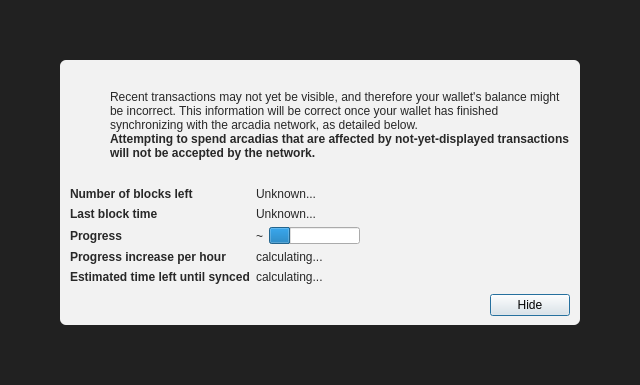
<?xml version="1.0" encoding="UTF-8"?>
<ui version="4.0">
 <class>ModalOverlay</class>
 <widget class="QWidget" name="ModalOverlay">
  <property name="geometry">
   <rect>
    <x>0</x>
    <y>0</y>
    <width>640</width>
    <height>385</height>
   </rect>
  </property>
  <property name="windowTitle">
   <string>Form</string>
  </property>
  <layout class="QVBoxLayout" name="verticalLayout" stretch="0">
   <property name="sizeConstraint">
    <enum>QLayout::SetDefaultConstraint</enum>
   </property>
   <property name="leftMargin">
    <number>0</number>
   </property>
   <property name="topMargin">
    <number>0</number>
   </property>
   <property name="rightMargin">
    <number>0</number>
   </property>
   <property name="bottomMargin">
    <number>0</number>
   </property>
   <item>
    <widget class="QWidget" name="bgWidget" native="true">
     <property name="styleSheet">
      <string notr="true">#bgWidget { background: rgba(0,0,0,220); }</string>
     </property>
     <layout class="QVBoxLayout" name="verticalLayoutMain" stretch="1">
      <property name="leftMargin">
       <number>60</number>
      </property>
      <property name="topMargin">
       <number>60</number>
      </property>
      <property name="rightMargin">
       <number>60</number>
      </property>
      <property name="bottomMargin">
       <number>60</number>
      </property>
      <item>
       <widget class="QWidget" name="contentWidget" native="true">
        <property name="styleSheet">
         <string notr="true">#contentWidget { background: rgba(255,255,255,240); border-radius: 6px; }

QLabel { color: rgb(40,40,40);  }</string>
        </property>
        <layout class="QVBoxLayout" name="verticalLayoutSub" stretch="1,0,0,0">
         <property name="spacing">
          <number>0</number>
         </property>
         <property name="leftMargin">
          <number>10</number>
         </property>
         <property name="topMargin">
          <number>10</number>
         </property>
         <property name="rightMargin">
          <number>10</number>
         </property>
         <property name="bottomMargin">
          <number>10</number>
         </property>
         <item>
          <layout class="QHBoxLayout" name="horizontalLayoutIconText" stretch="0,1">
           <property name="topMargin">
            <number>20</number>
           </property>
           <item>
            <layout class="QVBoxLayout" name="verticalLayoutIcon">
             <property name="leftMargin">
              <number>0</number>
             </property>
             <item>
              <widget class="QPushButton" name="warningIcon">
               <property name="enabled">
                <bool>false</bool>
               </property>
               <property name="text">
                <string/>
               </property>
               <property name="icon">
                <iconset>
                 <normaloff>:/icons/warning</normaloff>
                 <disabledoff>:/icons/warning</disabledoff>:/icons/warning</iconset>
               </property>
               <property name="iconSize">
                <size>
                 <width>48</width>
                 <height>48</height>
                </size>
               </property>
               <property name="flat">
                <bool>true</bool>
               </property>
              </widget>
             </item>
             <item>
              <spacer name="verticalSpacerWarningIcon">
               <property name="orientation">
                <enum>Qt::Vertical</enum>
               </property>
               <property name="sizeHint" stdset="0">
                <size>
                 <width>20</width>
                 <height>40</height>
                </size>
               </property>
              </spacer>
             </item>
            </layout>
           </item>
           <item>
            <layout class="QVBoxLayout" name="verticalLayoutInfoText">
             <property name="leftMargin">
              <number>0</number>
             </property>
             <property name="topMargin">
              <number>0</number>
             </property>
             <item>
              <widget class="QLabel" name="infoText">
               <property name="text">
                <string>Recent transactions may not yet be visible, and therefore your wallet's balance might be incorrect. This information will be correct once your wallet has finished synchronizing with the arcadia network, as detailed below.</string>
               </property>
               <property name="textFormat">
                <enum>Qt::RichText</enum>
               </property>
               <property name="wordWrap">
                <bool>true</bool>
               </property>
              </widget>
             </item>
             <item>
              <widget class="QLabel" name="infoTextStrong">
               <property name="font">
                <font>
                 <weight>75</weight>
                 <bold>true</bold>
                </font>
               </property>
               <property name="text">
                <string>Attempting to spend arcadias that are affected by not-yet-displayed transactions will not be accepted by the network.</string>
               </property>
               <property name="textFormat">
                <enum>Qt::RichText</enum>
               </property>
               <property name="wordWrap">
                <bool>true</bool>
               </property>
              </widget>
             </item>
             <item>
              <spacer name="verticalSpacerInTextSpace">
               <property name="orientation">
                <enum>Qt::Vertical</enum>
               </property>
               <property name="sizeHint" stdset="0">
                <size>
                 <width>20</width>
                 <height>40</height>
                </size>
               </property>
              </spacer>
             </item>
            </layout>
           </item>
          </layout>
         </item>
         <item>
          <spacer name="verticalSpacerAfterText">
           <property name="orientation">
            <enum>Qt::Vertical</enum>
           </property>
           <property name="sizeHint" stdset="0">
            <size>
             <width>20</width>
             <height>40</height>
            </size>
           </property>
          </spacer>
         </item>
         <item>
          <layout class="QFormLayout" name="formLayout">
           <property name="fieldGrowthPolicy">
            <enum>QFormLayout::FieldsStayAtSizeHint</enum>
           </property>
           <property name="horizontalSpacing">
            <number>6</number>
           </property>
           <property name="verticalSpacing">
            <number>6</number>
           </property>
           <property name="topMargin">
            <number>10</number>
           </property>
           <item row="0" column="0">
            <widget class="QLabel" name="labelNumberOfBlocksLeft">
             <property name="font">
              <font>
               <weight>75</weight>
               <bold>true</bold>
              </font>
             </property>
             <property name="text">
              <string>Number of blocks left</string>
             </property>
            </widget>
           </item>
           <item row="0" column="1">
            <widget class="QLabel" name="numberOfBlocksLeft">
             <property name="text">
              <string>Unknown...</string>
             </property>
            </widget>
           </item>
           <item row="1" column="0">
            <widget class="QLabel" name="labelLastBlockTime">
             <property name="font">
              <font>
               <weight>75</weight>
               <bold>true</bold>
              </font>
             </property>
             <property name="text">
              <string>Last block time</string>
             </property>
            </widget>
           </item>
           <item row="1" column="1">
            <widget class="QLabel" name="newestBlockDate">
             <property name="sizePolicy">
              <sizepolicy hsizetype="Maximum" vsizetype="Preferred">
               <horstretch>0</horstretch>
               <verstretch>0</verstretch>
              </sizepolicy>
             </property>
             <property name="text">
              <string>Unknown...</string>
             </property>
            </widget>
           </item>
           <item row="2" column="0">
            <widget class="QLabel" name="labelSyncDone">
             <property name="font">
              <font>
               <weight>75</weight>
               <bold>true</bold>
              </font>
             </property>
             <property name="text">
              <string>Progress</string>
             </property>
            </widget>
           </item>
           <item row="2" column="1">
            <layout class="QHBoxLayout" name="horizontalLayoutSync" stretch="0,1">
             <item>
              <widget class="QLabel" name="percentageProgress">
               <property name="text">
                <string notr="true">~</string>
               </property>
              </widget>
             </item>
             <item>
              <widget class="QProgressBar" name="progressBar">
               <property name="value">
                <number>24</number>
               </property>
               <property name="format">
                <string/>
               </property>
              </widget>
             </item>
            </layout>
           </item>
           <item row="4" column="0">
            <widget class="QLabel" name="labelProgressIncrease">
             <property name="font">
              <font>
               <weight>75</weight>
               <bold>true</bold>
              </font>
             </property>
             <property name="text">
              <string>Progress increase per hour</string>
             </property>
            </widget>
           </item>
           <item row="4" column="1">
            <widget class="QLabel" name="progressIncreasePerH">
             <property name="text">
              <string>calculating...</string>
             </property>
            </widget>
           </item>
           <item row="5" column="0">
            <widget class="QLabel" name="labelEstimatedTimeLeft">
             <property name="font">
              <font>
               <weight>75</weight>
               <bold>true</bold>
              </font>
             </property>
             <property name="text">
              <string>Estimated time left until synced</string>
             </property>
            </widget>
           </item>
           <item row="5" column="1">
            <widget class="QLabel" name="expectedTimeLeft">
             <property name="text">
              <string>calculating...</string>
             </property>
            </widget>
           </item>
          </layout>
         </item>
         <item>
          <layout class="QHBoxLayout" name="horizontalLayoutButtons">
           <property name="leftMargin">
            <number>10</number>
           </property>
           <property name="topMargin">
            <number>10</number>
           </property>
           <item>
            <spacer name="horizontalSpacer">
             <property name="orientation">
              <enum>Qt::Horizontal</enum>
             </property>
             <property name="sizeHint" stdset="0">
              <size>
               <width>40</width>
               <height>20</height>
              </size>
             </property>
            </spacer>
           </item>
           <item>
            <widget class="QPushButton" name="closeButton">
             <property name="text">
              <string>Hide</string>
             </property>
             <property name="shortcut">
              <string>Esc</string>
             </property>
             <property name="focusPolicy">
              <enum>Qt::StrongFocus</enum>
             </property>
             <property name="default">
              <bool>true</bool>
             </property>
            </widget>
           </item>
          </layout>
         </item>
        </layout>
       </widget>
      </item>
     </layout>
    </widget>
   </item>
  </layout>
 </widget>
 <resources/>
 <connections/>
</ui>
